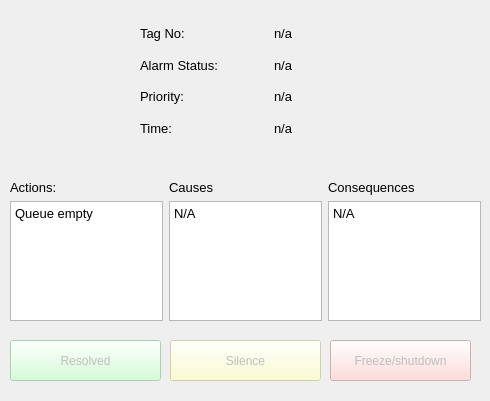
<?xml version="1.0" encoding="UTF-8"?>
<ui version="4.0">
 <class>Form</class>
 <widget class="QWidget" name="Form">
  <property name="geometry">
   <rect>
    <x>0</x>
    <y>0</y>
    <width>490</width>
    <height>401</height>
   </rect>
  </property>
  <property name="windowTitle">
   <string>Form</string>
  </property>
  <widget class="QLabel" name="L_WarningSymbol">
   <property name="geometry">
    <rect>
     <x>20</x>
     <y>20</y>
     <width>91</width>
     <height>81</height>
    </rect>
   </property>
   <property name="text">
    <string/>
   </property>
   <property name="pixmap">
    <pixmap>Graphics/GreyWarning-modified.png</pixmap>
   </property>
   <property name="scaledContents">
    <bool>true</bool>
   </property>
  </widget>
  <widget class="QWidget" name="gridLayoutWidget">
   <property name="geometry">
    <rect>
     <x>140</x>
     <y>20</y>
     <width>261</width>
     <height>121</height>
    </rect>
   </property>
   <layout class="QGridLayout" name="gridLayout">
    <item row="1" column="0">
     <widget class="QLabel" name="L_AlarmStatus">
      <property name="font">
       <font>
        <pointsize>10</pointsize>
       </font>
      </property>
      <property name="text">
       <string>Alarm Status:</string>
      </property>
     </widget>
    </item>
    <item row="2" column="0">
     <widget class="QLabel" name="L_Pri">
      <property name="font">
       <font>
        <pointsize>10</pointsize>
       </font>
      </property>
      <property name="text">
       <string>Priority:</string>
      </property>
     </widget>
    </item>
    <item row="3" column="0">
     <widget class="QLabel" name="L_Time">
      <property name="font">
       <font>
        <pointsize>10</pointsize>
       </font>
      </property>
      <property name="text">
       <string>Time:</string>
      </property>
     </widget>
    </item>
    <item row="0" column="1">
     <widget class="QLabel" name="L_TagNo_data">
      <property name="font">
       <font>
        <pointsize>10</pointsize>
       </font>
      </property>
      <property name="text">
       <string>n/a</string>
      </property>
     </widget>
    </item>
    <item row="2" column="1">
     <widget class="QLabel" name="L_Pri_data">
      <property name="font">
       <font>
        <pointsize>10</pointsize>
       </font>
      </property>
      <property name="text">
       <string>n/a</string>
      </property>
     </widget>
    </item>
    <item row="3" column="1">
     <widget class="QLabel" name="L_Time_data">
      <property name="font">
       <font>
        <pointsize>10</pointsize>
       </font>
      </property>
      <property name="text">
       <string>n/a</string>
      </property>
     </widget>
    </item>
    <item row="1" column="1">
     <widget class="QLabel" name="L_AlarmStatus_data">
      <property name="font">
       <font>
        <pointsize>10</pointsize>
       </font>
      </property>
      <property name="text">
       <string>n/a</string>
      </property>
     </widget>
    </item>
    <item row="0" column="0">
     <widget class="QLabel" name="L_TagNo">
      <property name="font">
       <font>
        <pointsize>10</pointsize>
       </font>
      </property>
      <property name="text">
       <string>Tag No:</string>
      </property>
     </widget>
    </item>
   </layout>
  </widget>
  <widget class="QWidget" name="gridLayoutWidget_2">
   <property name="geometry">
    <rect>
     <x>10</x>
     <y>180</y>
     <width>471</width>
     <height>141</height>
    </rect>
   </property>
   <layout class="QGridLayout" name="gridLayout_2">
    <item row="0" column="2">
     <widget class="QLabel" name="label_12">
      <property name="font">
       <font>
        <pointsize>10</pointsize>
       </font>
      </property>
      <property name="text">
       <string>Consequences</string>
      </property>
     </widget>
    </item>
    <item row="1" column="0">
     <widget class="QTextBrowser" name="TB_Actions">
      <property name="font">
       <font>
        <pointsize>8</pointsize>
       </font>
      </property>
      <property name="html">
       <string>&lt;!DOCTYPE HTML PUBLIC &quot;-//W3C//DTD HTML 4.0//EN&quot; &quot;http://www.w3.org/TR/REC-html40/strict.dtd&quot;&gt;
&lt;html&gt;&lt;head&gt;&lt;meta name=&quot;qrichtext&quot; content=&quot;1&quot; /&gt;&lt;style type=&quot;text/css&quot;&gt;
p, li { white-space: pre-wrap; }
&lt;/style&gt;&lt;/head&gt;&lt;body style=&quot; font-family:'MS Shell Dlg 2'; font-size:8pt; font-weight:400; font-style:normal;&quot;&gt;
&lt;p style=&quot; margin-top:0px; margin-bottom:0px; margin-left:0px; margin-right:0px; -qt-block-indent:0; text-indent:0px;&quot;&gt;&lt;span style=&quot; font-size:10pt;&quot;&gt;Queue empty&lt;/span&gt;&lt;/p&gt;&lt;/body&gt;&lt;/html&gt;</string>
      </property>
     </widget>
    </item>
    <item row="0" column="0">
     <widget class="QLabel" name="label_10">
      <property name="font">
       <font>
        <pointsize>10</pointsize>
       </font>
      </property>
      <property name="text">
       <string>Actions:</string>
      </property>
     </widget>
    </item>
    <item row="1" column="1">
     <widget class="QTextBrowser" name="TB_Causes">
      <property name="html">
       <string>&lt;!DOCTYPE HTML PUBLIC &quot;-//W3C//DTD HTML 4.0//EN&quot; &quot;http://www.w3.org/TR/REC-html40/strict.dtd&quot;&gt;
&lt;html&gt;&lt;head&gt;&lt;meta name=&quot;qrichtext&quot; content=&quot;1&quot; /&gt;&lt;style type=&quot;text/css&quot;&gt;
p, li { white-space: pre-wrap; }
&lt;/style&gt;&lt;/head&gt;&lt;body style=&quot; font-family:'MS Shell Dlg 2'; font-size:8.25pt; font-weight:400; font-style:normal;&quot;&gt;
&lt;p style=&quot; margin-top:0px; margin-bottom:0px; margin-left:0px; margin-right:0px; -qt-block-indent:0; text-indent:0px;&quot;&gt;&lt;span style=&quot; font-size:10pt;&quot;&gt;N/A&lt;/span&gt;&lt;/p&gt;&lt;/body&gt;&lt;/html&gt;</string>
      </property>
     </widget>
    </item>
    <item row="1" column="2">
     <widget class="QTextBrowser" name="TB_Conseq">
      <property name="html">
       <string>&lt;!DOCTYPE HTML PUBLIC &quot;-//W3C//DTD HTML 4.0//EN&quot; &quot;http://www.w3.org/TR/REC-html40/strict.dtd&quot;&gt;
&lt;html&gt;&lt;head&gt;&lt;meta name=&quot;qrichtext&quot; content=&quot;1&quot; /&gt;&lt;style type=&quot;text/css&quot;&gt;
p, li { white-space: pre-wrap; }
&lt;/style&gt;&lt;/head&gt;&lt;body style=&quot; font-family:'MS Shell Dlg 2'; font-size:8.25pt; font-weight:400; font-style:normal;&quot;&gt;
&lt;p style=&quot; margin-top:0px; margin-bottom:0px; margin-left:0px; margin-right:0px; -qt-block-indent:0; text-indent:0px;&quot;&gt;&lt;span style=&quot; font-size:10pt;&quot;&gt;N/A&lt;/span&gt;&lt;/p&gt;&lt;/body&gt;&lt;/html&gt;</string>
      </property>
     </widget>
    </item>
    <item row="0" column="1">
     <widget class="QLabel" name="label_11">
      <property name="font">
       <font>
        <pointsize>10</pointsize>
       </font>
      </property>
      <property name="text">
       <string>Causes</string>
      </property>
     </widget>
    </item>
   </layout>
  </widget>
  <widget class="QPushButton" name="PB_Resolved">
   <property name="enabled">
    <bool>false</bool>
   </property>
   <property name="geometry">
    <rect>
     <x>10</x>
     <y>340</y>
     <width>151</width>
     <height>41</height>
    </rect>
   </property>
   <property name="styleSheet">
    <string notr="true">background-color:rgb(202, 255, 207)</string>
   </property>
   <property name="text">
    <string>Resolved</string>
   </property>
  </widget>
  <widget class="QPushButton" name="PB_Silence">
   <property name="enabled">
    <bool>false</bool>
   </property>
   <property name="geometry">
    <rect>
     <x>170</x>
     <y>340</y>
     <width>151</width>
     <height>41</height>
    </rect>
   </property>
   <property name="styleSheet">
    <string notr="true">background-color:rgb(253, 255, 196)</string>
   </property>
   <property name="text">
    <string>Silence</string>
   </property>
  </widget>
  <widget class="QPushButton" name="PB_Freeze">
   <property name="enabled">
    <bool>false</bool>
   </property>
   <property name="geometry">
    <rect>
     <x>330</x>
     <y>340</y>
     <width>141</width>
     <height>41</height>
    </rect>
   </property>
   <property name="styleSheet">
    <string notr="true">background-color:rgb(255, 211, 207)</string>
   </property>
   <property name="text">
    <string>Freeze/shutdown</string>
   </property>
  </widget>
 </widget>
 <resources/>
 <connections/>
</ui>
